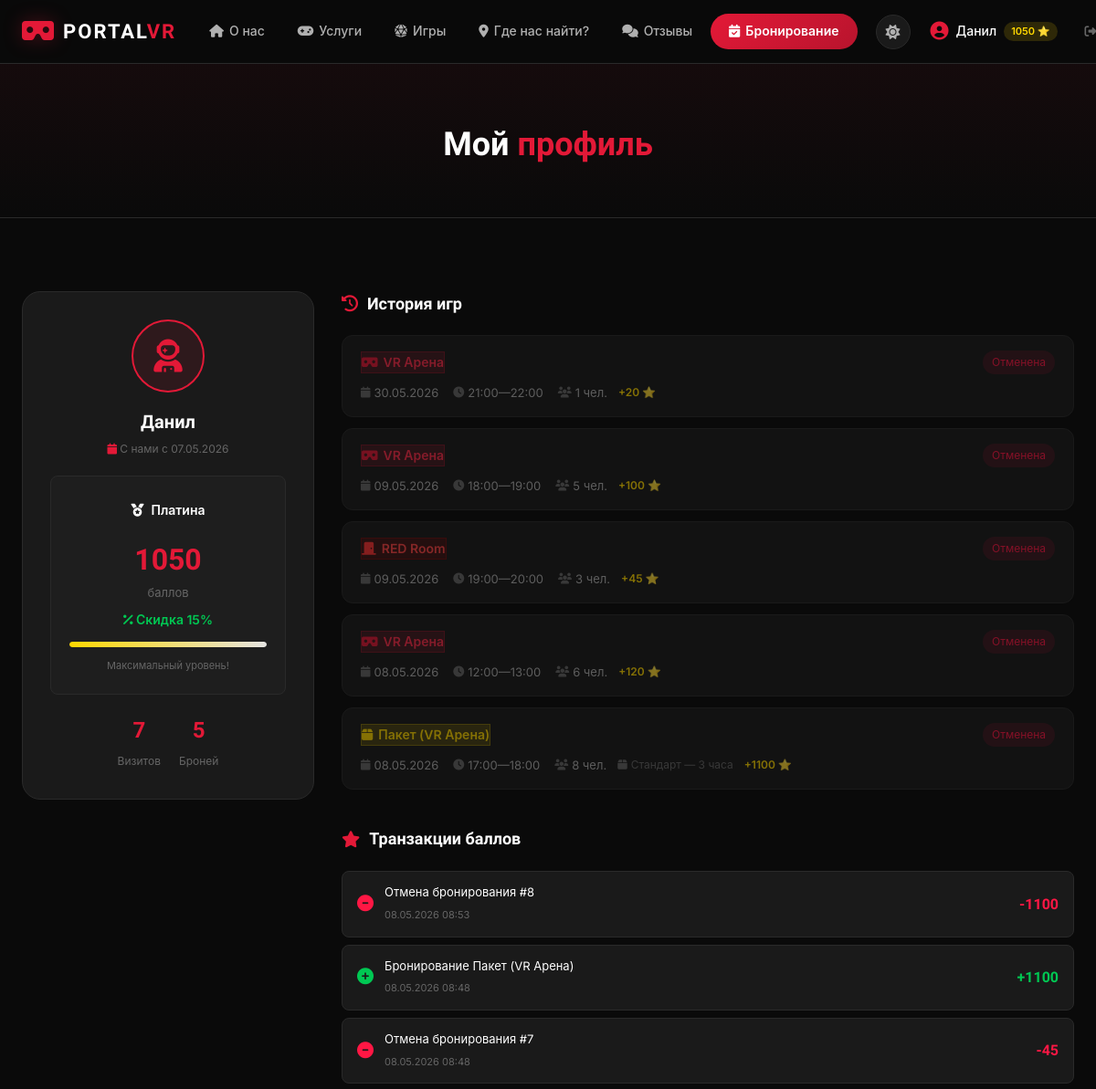
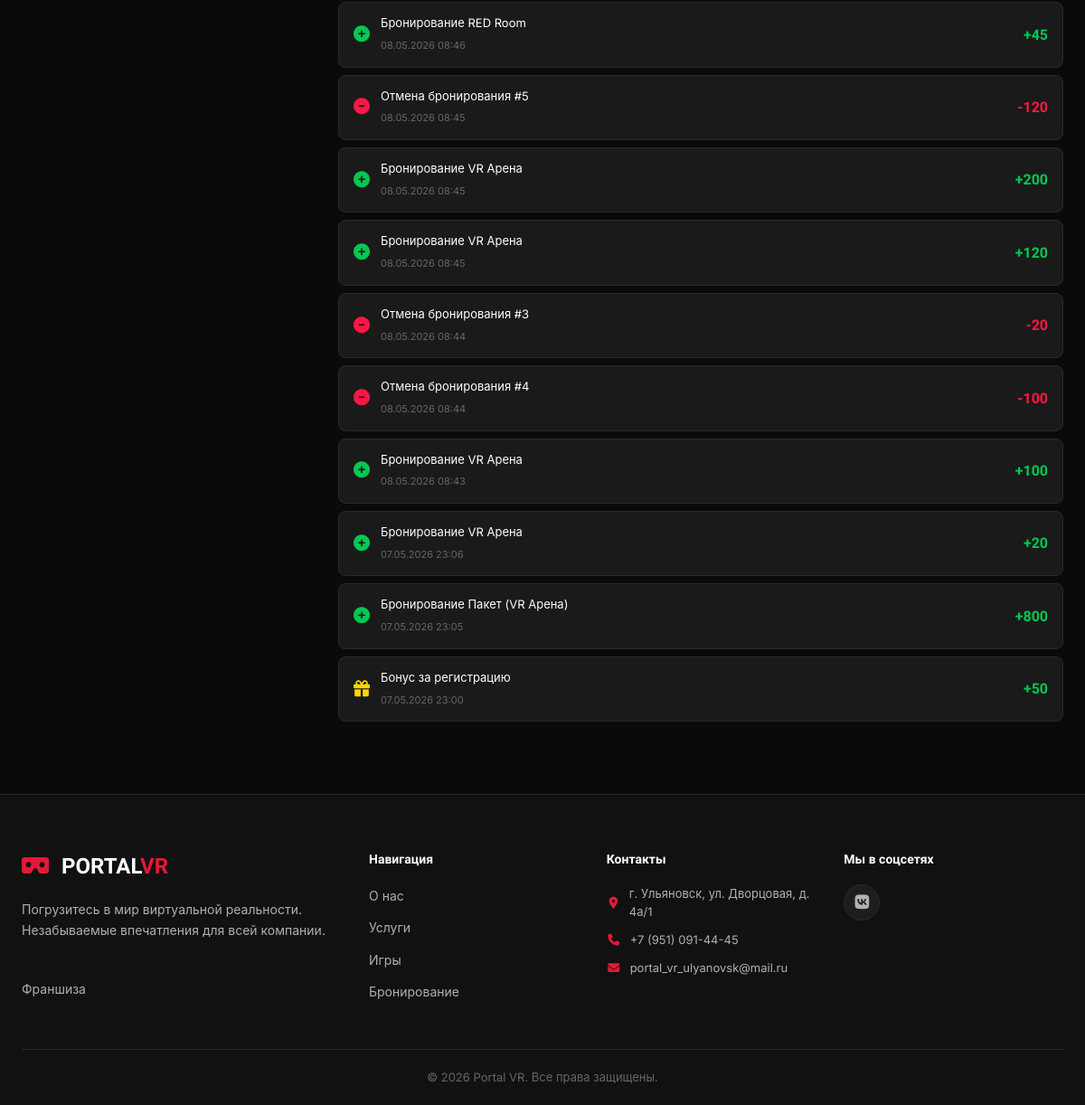
/profile/ (signed in), run on the app's committed database (2 pictures, top to bottom).
### main/models.py (models this page shows, shortened)
class User(AbstractBaseUser, PermissionsMixin):
    phone = models.CharField(
        "Телефон", max_length=12, unique=True, validators=[phone_validator]
    )
    name = models.CharField("Имя", max_length=100)
    is_active = models.BooleanField(default=True)
    is_staff = models.BooleanField(default=False)
    date_joined = models.DateTimeField("Дата регистрации", default=timezone.now)
    loyalty_points = models.PositiveIntegerField("Баллы лояльности", default=0)
    objects = UserManager()
    USERNAME_FIELD = "phone"
    REQUIRED_FIELDS = ["name"]
    class Meta:
        verbose_name = "Пользователь"
        verbose_name_plural = "Пользователи"
    @property
    def loyalty_level(self):
        if self.loyalty_points >= 1000:
            return "Платина"
        elif self.loyalty_points >= 500:
            return "Золото"
        elif self.loyalty_points >= 200:
            return "Серебро"
        return "Бронза"
    @property
    def discount_percent(self):
        levels = {"Бронза": 0, "Серебро": 5, "Золото": 10, "Платина": 15}
        return levels.get(self.loyalty_level, 0)

class Client(models.Model):
    name = models.CharField("Имя", max_length=100)
    phone = models.CharField("Телефон", max_length=12, validators=[phone_validator])
    user = models.OneToOneField(
        User,
        on_delete=models.SET_NULL,
        null=True,
        blank=True,
        related_name="client_profile",
        verbose_name="Связанный аккаунт",
    )
    created_at = models.DateTimeField("Создан", auto_now_add=True)
    total_visits = models.PositiveIntegerField("Всего визитов", default=0)
    class Meta:
        verbose_name = "Клиент"
        verbose_name_plural = "Клиенты"

class Booking(models.Model):
    ZONE_CHOICES = [
        ("arena", "VR Арена"),
        ("redroom", "RED Room"),
        ("package", "Пакет (VR Арена)"),
    ]
    STATUS_CHOICES = [
        ("active", "Активна"),
        ("completed", "Завершена"),
        ("cancelled", "Отменена"),
    ]
    zone = models.CharField("Зона", max_length=10, choices=ZONE_CHOICES)
    client = models.ForeignKey(
        Client, on_delete=models.CASCADE, related_name="bookings", verbose_name="Клиент"
    )
    created_by_admin = models.BooleanField("Создана администратором", default=False)
    time_slot = models.ForeignKey(
        TimeSlot,
        on_delete=models.CASCADE,
        related_name="bookings",
        verbose_name="Временной слот",
    )
    num_players = models.PositiveIntegerField("Количество игроков", default=1)
    package = models.ForeignKey(
        Package,
        on_delete=models.SET_NULL,
        null=True,
        blank=True,
        related_name="bookings",
        verbose_name="Пакет",
    )
    game = models.ForeignKey(
        Game,
        on_delete=models.SET_NULL,
        null=True,
        blank=True,
        related_name="bookings",
        verbose_name="Игра",
    )
    status = models.CharField(
        "Статус", max_length=10, choices=STATUS_CHOICES, default="active"
    )
    loyalty_points_earned = models.PositiveIntegerField("Баллы за бронь", default=0)
    created_at = models.DateTimeField("Создана", auto_now_add=True)
    updated_at = models.DateTimeField("Обновлена", auto_now=True)
    notes = models.TextField("Заметки", blank=True)
    class Meta:
        verbose_name = "Бронирование"
        verbose_name_plural = "Бронирования"
        ordering = ["time_slot__date", "time_slot__start_time"]

class TimeSlot(models.Model):
    date = models.DateField("Дата")
    start_time = models.TimeField("Начало")
    end_time = models.TimeField("Конец")
    class Meta:
        verbose_name = "Временной слот"
        verbose_name_plural = "Временные слоты"
        unique_together = ["date", "start_time"]
        ordering = ["date", "start_time"]

class Package(models.Model):
    PACKAGE_CHOICES = [
        ("light", "Базовый — 2 часа"),
        ("standard", "Стандарт — 3 часа"),
        ("premium", "Премиум — 4 часа"),
    ]
    name = models.CharField(
        "Название", max_length=10, choices=PACKAGE_CHOICES, unique=True
    )
    duration_hours = models.PositiveIntegerField("Длительность (часы)")
    price = models.DecimalField("Цена", max_digits=10, decimal_places=2)
    description = models.TextField("Описание", blank=True)
    includes_dining = models.BooleanField("Включает обеденную зону", default=True)
    class Meta:
        verbose_name = "Пакет"
        verbose_name_plural = "Пакеты"
    def __str__(self):
        return self.get_name_display()

class LoyaltyTransaction(models.Model):
    TYPE_CHOICES = [
        ("earn", "Начисление"),
        ("spend", "Списание"),
        ("bonus", "Бонус"),
    ]
    user = models.ForeignKey(
        User,
        on_delete=models.CASCADE,
        related_name="loyalty_transactions",
        verbose_name="Пользователь",
    )
    booking = models.ForeignKey(
        Booking,
        on_delete=models.SET_NULL,
        null=True,
        blank=True,
        verbose_name="Бронирование",
    )
    transaction_type = models.CharField("Тип", max_length=5, choices=TYPE_CHOICES)
    points = models.IntegerField("Баллы")
    description = models.CharField("Описание", max_length=300)
    created_at = models.DateTimeField("Дата", auto_now_add=True)
    class Meta:
        verbose_name = "Транзакция лояльности"
        verbose_name_plural = "Транзакции лояльности"
        ordering = ["-created_at"]

### main/views.py (the view)
# urls.py: path("profile/", views.profile_view, name="profile"),
@login_required
def profile_view(request):
    user = request.user
    client = getattr(user, "client_profile", None)
    bookings = []
    if client:
        bookings = (
            Booking.objects.filter(client=client)
            .select_related("time_slot", "package", "game")
            .order_by("-time_slot__date")
        )
    transactions = LoyaltyTransaction.objects.filter(user=user)[:20]
    return render(
        request,
        "main/profile.html",
        {
            "profile_user": user,
            "client": client,
            "bookings": bookings,
            "transactions": transactions,
            "page_title": "Мой профиль",
        },
    )

### main/templates/main/profile.html (shortened to what this page needs)
{% extends 'main/base.html' %}
{% load static %}
{% load custom_filters %}
{% block content %}
<section class="page-header">
    <div class="container">
        <h1 class="page-title">
            {% if profile_user == user %}
                Мой <span class="accent">профиль</span>
            {% else %}
                Профиль: <span class="accent">{{ profile_user.name }}</span>
            {% endif %}
        </h1>
    </div>
</section>
<section class="section">
    <div class="container">
        <div class="profile-grid">
            <div class="profile-card">
                <div class="profile-avatar">
                    <i class="fas fa-user-astronaut"></i>
                </div>
                <h2 class="profile-name">{{ profile_user.name }}</h2>
                <p class="profile-joined">
                    <i class="fas fa-calendar"></i> С нами с {{ profile_user.date_joined|date:"d.m.Y" }}
                </p>
                <div class="profile-loyalty">
                    <div class="loyalty-level-display {{ profile_user.loyalty_level|lower }}">
                        {% if profile_user.loyalty_level == 'Platinum' %}
                            <i class="fas fa-gem"></i>
                        {% else %}
                            <i class="fas fa-medal"></i>
                        {% endif %}
                        <span>{{ profile_user.loyalty_level }}</span>
                    </div>
                    <div class="loyalty-points-display">
                        <span class="points-number">{{ profile_user.loyalty_points }}</span>
                        <span class="points-label">баллов</span>
                    </div>
                    {% if profile_user.discount_percent > 0 %}
                    <div class="loyalty-discount-display">
                        <i class="fas fa-percent"></i>
                        Скидка {{ profile_user.discount_percent }}%
                    </div>
                    {% endif %}
                    <div class="loyalty-progress">
                        {% if profile_user.loyalty_level == 'Bronze' %}
                            <div class="progress-bar">
                                <div class="progress-fill" style="width: {% widthratio profile_user.loyalty_points 200 100 %}%"></div>
                            </div>
                            <span class="progress-text">{{ profile_user.loyalty_points }}/200 до Серебро</span>
                        {% elif profile_user.loyalty_level == 'Silver' %}
                            <div class="progress-bar">
                                <div class="progress-fill silver" style="width: {% widthratio profile_user.loyalty_points 500 100 %}%"></div>
                            </div>
                            <span class="progress-text">{{ profile_user.loyalty_points }}/500 до Золото</span>
                        {% elif profile_user.loyalty_level == 'Gold' %}
                            <div class="progress-bar">
                                <div class="progress-fill gold" style="width: {% widthratio profile_user.loyalty_points 1000 100 %}%"></div>
                            </div>
                            <span class="progress-text">{{ profile_user.loyalty_points }}/1000 до Платина</span>
                        {% else %}
                            <div class="progress-bar">
                                <div class="progress-fill platinum" style="width: 100%"></div>
                            </div>
                            <span class="progress-text">Максимальный уровень!</span>
                        {% endif %}
                    </div>
                </div>
                {% if client %}
                <div class="profile-stats">
                    <div class="stat">
                        <span class="stat-val">{{ client.total_visits }}</span>
                        <span class="stat-lbl">Визитов</span>
                    </div>
                    <div class="stat">
                        <span class="stat-val">{{ bookings|length }}</span>
                        <span class="stat-lbl">Броней</span>
                    </div>
                </div>
                {% endif %}
            </div>
            <div class="profile-content">
                <h3 class="content-title"><i class="fas fa-history"></i> История игр</h3>
                {% if bookings %}
                <div class="bookings-list">
                    {% for booking in bookings %}
                    <div class="booking-history-card status-{{ booking.status }}">
                        <div class="bhc-header">
                            <span class="bhc-zone zone-{{ booking.zone }}">
                                {% if booking.zone == 'arena' %}
                                    <i class="fas fa-vr-cardboard"></i>
                                {% elif booking.zone == 'redroom' %}
                                    <i class="fas fa-door-closed"></i>
                                {% else %}
                                    <i class="fas fa-box"></i>
                                {% endif %}
                                {{ booking.get_zone_display }}
                            </span>
                            <span class="bhc-status">{{ booking.get_status_display }}</span>
                        </div>
                        <div class="bhc-body">
                            <div class="bhc-info">
                                <span><i class="fas fa-calendar"></i> {{ booking.time_slot.date|date:"d.m.Y" }}</span>
                                <span><i class="fas fa-clock"></i> {{ booking.time_slot.start_time|time:"H:i" }}—{{ booking.time_slot.end_time|time:"H:i" }}</span>
                                <span><i class="fas fa-users"></i> {{ booking.num_players }} чел.</span>
                            </div>
                            {% if booking.package %}
                                <span class="bhc-package"><i class="fas fa-box"></i> {{ booking.package }}</span>
                            {% endif %}
                            {% if booking.loyalty_points_earned > 0 %}
                                <span class="bhc-points">+{{ booking.loyalty_points_earned }} ⭐</span>
                            {% endif %}
                        </div>
                    </div>
                    {% endfor %}
                </div>
                {% endif %}
                {% if transactions %}
                <h3 class="content-title mt-40"><i class="fas fa-star"></i> Транзакции баллов</h3>
                <div class="transactions-list">
                    {% for tx in transactions %}
                    <div class="transaction-item type-{{ tx.transaction_type }}">
                        <div class="tx-icon">
                            {% if tx.transaction_type == 'earn' %}
                                <i class="fas fa-plus-circle"></i>
                            {% elif tx.transaction_type == 'spend' %}
                                <i class="fas fa-minus-circle"></i>
                            {% else %}
                                <i class="fas fa-gift"></i>
                            {% endif %}
                        </div>
                        <div class="tx-info">
                            <span class="tx-desc">{{ tx.description }}</span>
                            <span class="tx-date">{{ tx.created_at|date:"d.m.Y H:i" }}</span>
                        </div>
                        <div class="tx-points {% if tx.points > 0 %}positive{% else %}negative{% endif %}">
                            {% if tx.points > 0 %}+{% endif %}{{ tx.points }}
                        </div>
                    </div>
                    {% endfor %}
                </div>
                {% endif %}
            </div>
        </div>
    </div>
</section>
{% endblock %}

### main/templates/main/includes/navbar.html (shortened to what this page needs)
{% load static %}
<nav class="navbar" id="navbar">
    <div class="nav-container">
        <a href="{% url 'main:index' %}" class="nav-logo">
            <span class="logo-icon"><i class="fas fa-vr-cardboard"></i></span>
            <span class="logo-text">PORTAL<span class="logo-accent">VR</span></span>
        </a>
        <ul class="nav-menu" id="navMenu">
            <li><a href="{% url 'main:index' %}" class="nav-link {% if request.resolver_match.url_name == 'index' %}active{% endif %}">
                <i class="fas fa-home"></i> О нас
            </a></li>
            <li><a href="{% url 'main:services' %}" class="nav-link {% if request.resolver_match.url_name == 'services' %}active{% endif %}">
                <i class="fas fa-gamepad"></i> Услуги
            </a></li>
            <li><a href="{% url 'main:games' %}" class="nav-link {% if request.resolver_match.url_name == 'games' %}active{% endif %}">
                <i class="fas fa-dice-d20"></i> Игры
            </a></li>
            <li><a href="{% url 'main:contact' %}" class="nav-link {% if request.resolver_match.url_name == 'contact' %}active{% endif %}">
                <i class="fas fa-map-marker-alt"></i> Где нас найти?
            </a></li>
            <li><a href="{% url 'main:reviews' %}" class="nav-link {% if request.resolver_match.url_name == 'reviews' %}active{% endif %}">
                <i class="fas fa-comments"></i> Отзывы
            </a></li>
            <li>
                <a href="{% url 'main:booking_list' %}" class="nav-link nav-btn-booking {% if 'booking' in request.resolver_match.url_name %}active{% endif %}">
                    <i class="fas fa-calendar-check"></i> Бронирование
                </a>
            </li>
        </ul>
        <div class="nav-auth">
            <button class="theme-toggle" id="themeToggle" title="Переключить тему">
                <i class="fas fa-sun"></i>
            </button>
            {% if user.is_authenticated %}
                <a href="{% url 'main:profile' %}" class="nav-user" title="Профиль">
                    <i class="fas fa-user-circle"></i>
                    <span>{{ user.name }}</span>
                    {% if user.loyalty_points > 0 %}
                        <span class="loyalty-badge">{{ user.loyalty_points }} ⭐</span>
                    {% endif %}
                </a>
                <a href="{% url 'main:logout' %}" class="nav-btn nav-btn-logout" title="Выход">
                    <i class="fas fa-sign-out-alt"></i>
                </a>
            {% endif %}
        </div>
    </div>
</nav>

### data on the page
User: name "Данил", loyalty_points "1050", date_joined "07.05.2026", loyalty_level "Платина", discount_percent "15"
Client: total_visits "7"
Booking: zone "VR Арена", status "Отменена", time_slot "30.05.2026", time_slot.start_time "21:00", time_slot.end_time "22:00", num_players "1", loyalty_points_earned "20"
Booking: zone "VR Арена", status "Отменена", time_slot "09.05.2026", time_slot.start_time "18:00", time_slot.end_time "19:00", num_players "5", loyalty_points_earned "100"
Booking: zone "RED Room", status "Отменена", time_slot "09.05.2026", time_slot.start_time "19:00", time_slot.end_time "20:00", num_players "3", loyalty_points_earned "45"
Booking: zone "VR Арена", status "Отменена", time_slot "08.05.2026", time_slot.start_time "12:00", time_slot.end_time "13:00", num_players "6", loyalty_points_earned "120"
Booking: zone "Пакет (VR Арена)", status "Отменена", time_slot "08.05.2026", time_slot.start_time "17:00", time_slot.end_time "18:00", num_players "8", package "Стандарт — 3 часа", loyalty_points_earned "1100"
LoyaltyTransaction: transaction_type "spend" (drawn), description "Отмена бронирования #8", created_at "08.05.2026 08:53", points "-1100"
LoyaltyTransaction: transaction_type "earn" (drawn), description "Бронирование Пакет (VR Арена)", created_at "08.05.2026 08:48", points "1100"
LoyaltyTransaction: transaction_type "spend" (drawn), description "Отмена бронирования #7", created_at "08.05.2026 08:48", points "-45"
LoyaltyTransaction: transaction_type "earn" (drawn), description "Бронирование RED Room", created_at "08.05.2026 08:46", points "45"
LoyaltyTransaction: transaction_type "spend" (drawn), description "Отмена бронирования #5", created_at "08.05.2026 08:45", points "-120"
LoyaltyTransaction: transaction_type "earn" (drawn), description "Бронирование VR Арена", created_at "08.05.2026 08:45", points "200"
LoyaltyTransaction: transaction_type "earn" (drawn), description "Бронирование VR Арена", created_at "08.05.2026 08:45", points "120"
LoyaltyTransaction: transaction_type "spend" (drawn), description "Отмена бронирования #3", created_at "08.05.2026 08:44", points "-20"
LoyaltyTransaction: transaction_type "spend" (drawn), description "Отмена бронирования #4", created_at "08.05.2026 08:44", points "-100"
LoyaltyTransaction: transaction_type "earn" (drawn), description "Бронирование VR Арена", created_at "08.05.2026 08:43", points "100"
LoyaltyTransaction: transaction_type "earn" (drawn), description "Бронирование VR Арена", created_at "07.05.2026 23:06", points "20"
LoyaltyTransaction: transaction_type "earn" (drawn), description "Бронирование Пакет (VR Арена)", created_at "07.05.2026 23:05", points "800"
LoyaltyTransaction: transaction_type "bonus" (drawn), description "Бонус за регистрацию", created_at "07.05.2026 23:00", points "50"

### other printed values
{{ bookings|length }} "5"
{{ site_address }} "г. Ульяновск, ул. Дворцовая, д. 4а/1"
{{ site_phone }} "+7 (951) 091-44-45"
{{ site_email }} "portal_vr_ulyanovsk@mail.ru"
